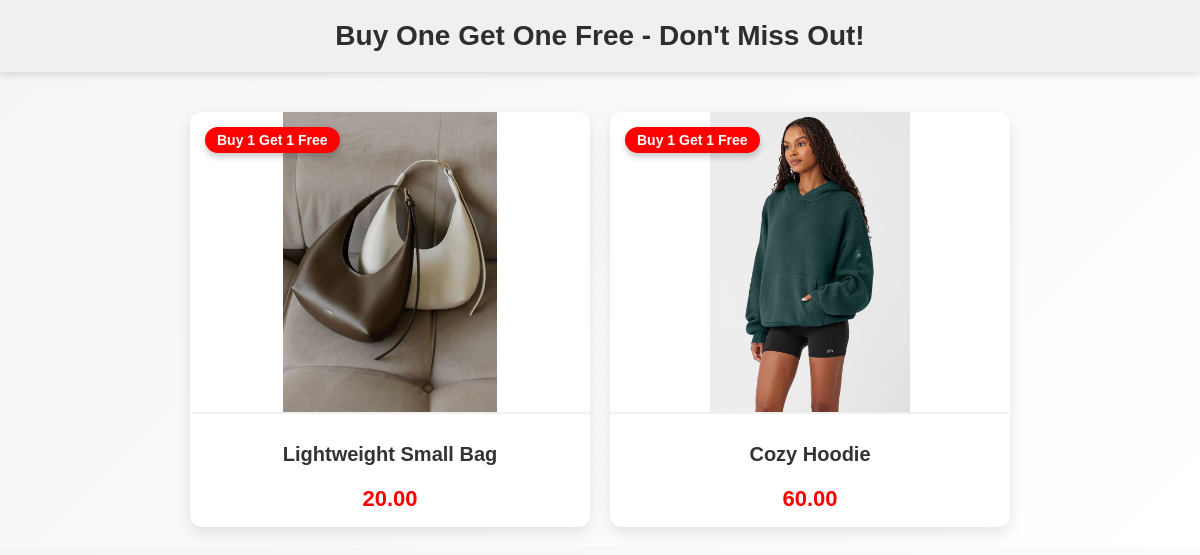
Page /sale3.php on the committed database.
### tables this page shows
CREATE TABLE `sale_items` (
  `product_id` int(11) NOT NULL,
  `product_name` varchar(255) DEFAULT NULL,
  `original_price` decimal(10,2) DEFAULT NULL,
  `sale_price` decimal(10,2) DEFAULT NULL,
  `sale_percentage` int(11) DEFAULT NULL,
  `sale_type` varchar(50) DEFAULT NULL,
  `image_url` varchar(255) DEFAULT NULL,
  `size` varchar(10) DEFAULT NULL
);

### sale3.php (the view, shortened to what this page needs)
<?php
include('config.php');
$sql = "SELECT * FROM sale_items WHERE sale_type = 'Buy 1 Get 1 Free'";
$result = $conn->query($sql);
if ($result->num_rows > 0) {
    $sale_items = [];
    while ($row = $result->fetch_assoc()) {
        $sale_items[] = $row;
    }
} else {
    $sale_items = [];
}
?>
<!DOCTYPE html>
<html lang="en">
<head>
  <link rel="stylesheet" href="sale.css">
</head>
<body>
  <div class="header">
    Buy One Get One Free - Don't Miss Out!
  </div>
  <div class="items-container">
    <?php
    foreach ($sale_items as $item) {
        echo '<div class="item-card">';
        echo '<span class="sale-badge">' . htmlspecialchars($item['sale_type']) . '</span>';
        echo '<div class="item-image">';
        echo '<img src="' . htmlspecialchars($item['image_url']) . '" alt="' . htmlspecialchars($item['product_name']) . '">';
        echo '</div>';
        echo '<div class="item-details">';
        echo '<div class="item-name">' . htmlspecialchars($item['product_name']) . '</div>';
        echo '<div class="item-prices">';
        echo '<span class="sale-price">' . htmlspecialchars($item['sale_price']) . '</span>';
        echo '</div>';
        echo '</div>';
        echo '</div>';
    }
    ?>
  </div>
</body>
</html>

### sale.css (style rules this page uses)
body { font-family: 'Arial', sans-serif; margin: 0; padding: 0; background: linear-gradient(135deg, #f5f5f5, #ffffff); color: #333; }
.header { text-align: center; padding: 20px 0; background-color: #f0f0f0; font-size: 28px; font-weight: 700; color: #2e2e2e; margin-bottom: 20px; box-shadow: 0 4px 6px rgba(0, 0, 0, 0.1); }
.items-container { display: flex; flex-wrap: wrap; justify-content: center; gap: 20px; padding: 20px; }
.item-card { position: relative; width: 400px; background: #ffffff; border-radius: 12px; box-shadow: 0 6px 15px rgba(0, 0, 0, 0.1); overflow: hidden; transition: transform 0.3s ease, box-shadow 0.3s ease; }
.sale-badge { position: absolute; top: 15px; left: 15px; background-color: #ff0000; color: white; padding: 5px 12px; font-size: 14px; font-weight: bold; border-radius: 50px; box-shadow: 0 4px 6px rgba(0, 0, 0, 0.2); z-index: 10; }
.item-image img { width: 100%; height: auto; max-height: 300px; object-fit: contain; border-bottom: 2px solid #f0f0f0; }
.item-details { padding: 15px; text-align: center; display: flex; flex-direction: column; justify-content: flex-start; }
.item-name { font-size: 20px; color: #333; margin: 10px 0; font-weight: bold; }
.item-prices { display: flex; justify-content: center; align-items: baseline; gap: 10px; margin-top: 10px; }
.item-prices .sale-price { font-size: 22px; font-weight: bold; color: #ff0000; }

### rows in the picture
sale_items: sale_type "Buy 1 Get 1 Free", image_url (picture), product_name "Lightweight Small Bag", sale_price "20.00"
sale_items: sale_type "Buy 1 Get 1 Free", image_url (picture), product_name "Cozy Hoodie", sale_price "60.00"
